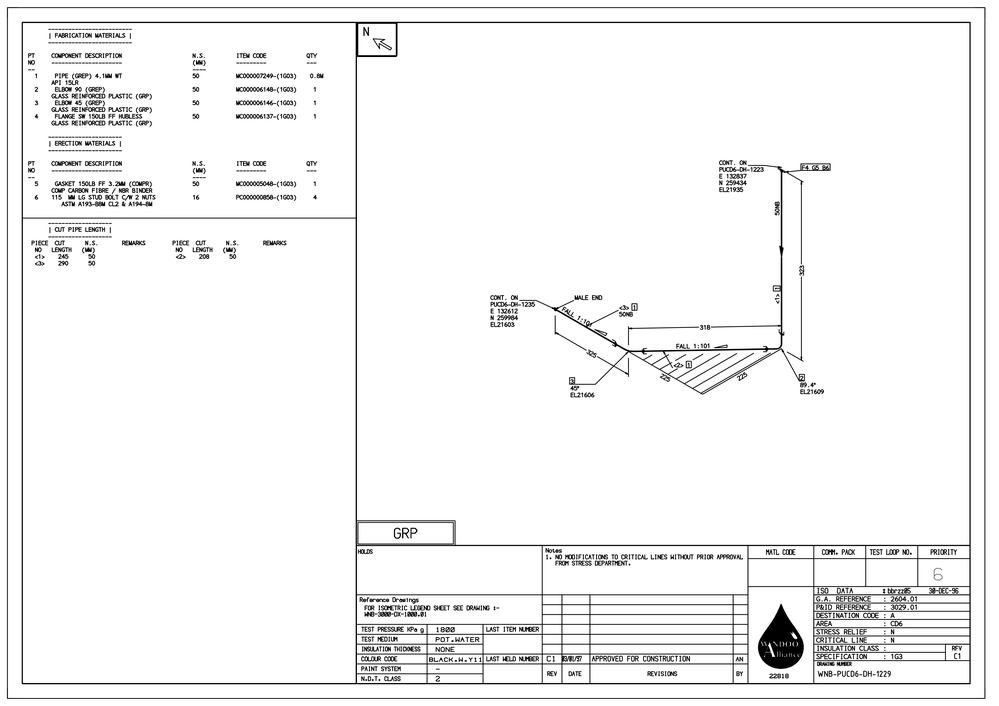
#> input picture WNB-PUCD6-DH-1432-jdg/WNB-PUCD6-DH-1229v6.png, 999 x 706 px, shrunk from 4764 x 3368 before the run, found by its file name
$ jupyter execute 'Vector to table .ipynb'
#> lines starting #> are read from the running program, lines starting #| are printed output that depends on the picture
[cell 1]
import os
import cv2  # OpenCV
from PIL import Image  # For image processing
import numpy as np

[cell 2]
def createVectorMap(inputImg):
    # Read the image in grayscale
    gray_img = cv2.imread(inputImg, cv2.IMREAD_GRAYSCALE)
#> gray_img is the input picture: shape (706, 999); min 0, max 255, mean 244.2

    # Check if the image was loaded successfully
    if gray_img is None:
        print("Error: Image not loaded correctly.")
        return None

    # Process the image to create a vector map (example: edge detection)
    edges = cv2.Canny(gray_img, 100, 200)
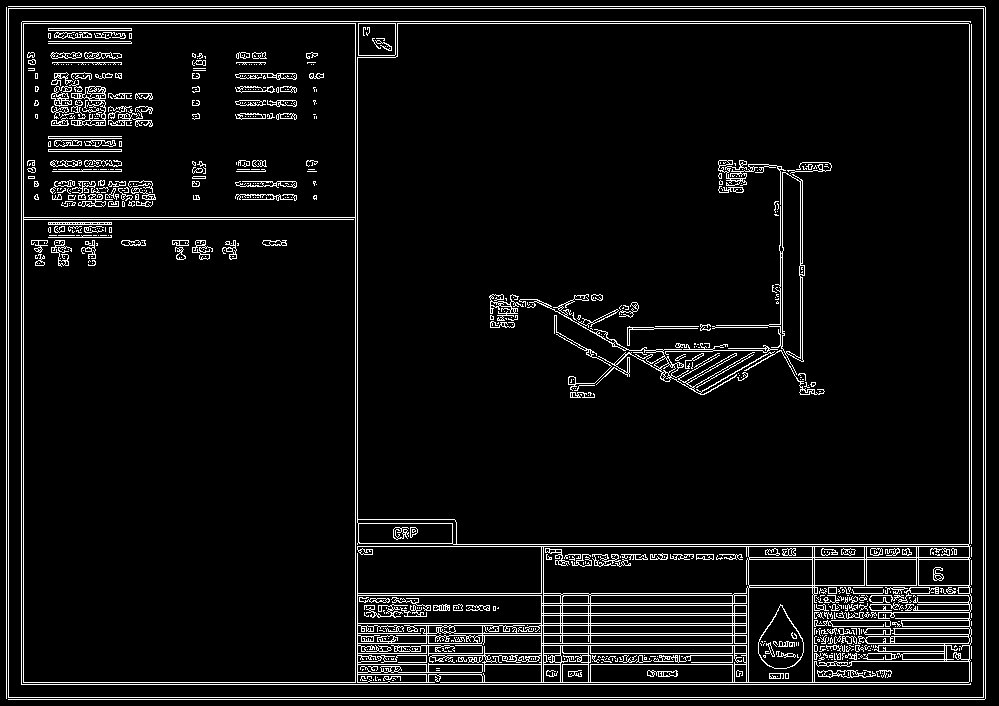
#> edges: shape (706, 999); 6.4% white in thin lines or dots

    return edges

# Load the image
img_path = r"C:\Users\maxik\Documents\GitHub\Nuron-text-recognition\WNB-PUCD6-DH-1432-jdg\WNB-PUCD6-DH-1229v6.png"
vector_map = createVectorMap(img_path)

# Display the result
if vector_map is not None:
    cv2.imshow("Vector Map", vector_map)
    cv2.waitKey(0)
    cv2.destroyAllWindows()


$ run again, with WNB-PUCD6-DH-1432-jdg/WNB-PUCD6-DH-1229v60.png copied over WNB-PUCD6-DH-1432-jdg/WNB-PUCD6-DH-1229v6.png
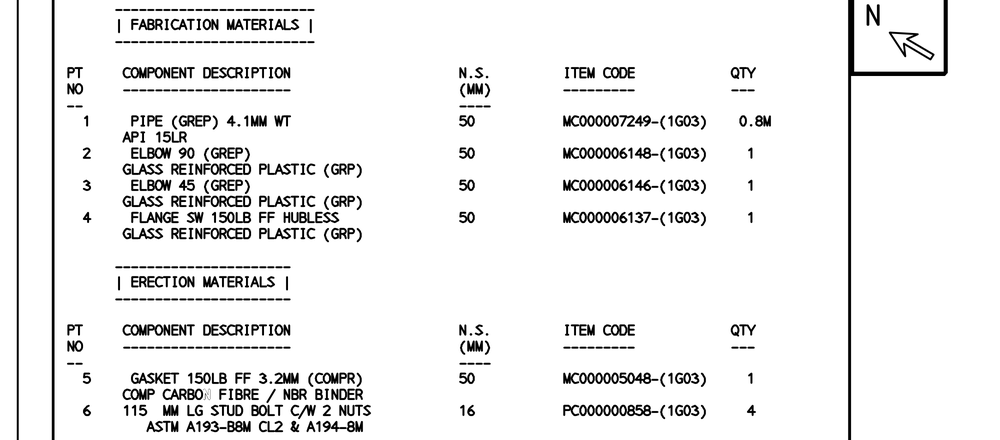
#> input picture WNB-PUCD6-DH-1432-jdg/WNB-PUCD6-DH-1229v60.png, 1000 x 440 px, shrunk from 2000 x 880 before the run, found by its file name
#> in createVectorMap, gray_img is the input picture: shape (440, 1000); min 0, max 255, mean 238.3
#> in createVectorMap, `edges = cv2.Canny(gray_img, 100, 200)`:
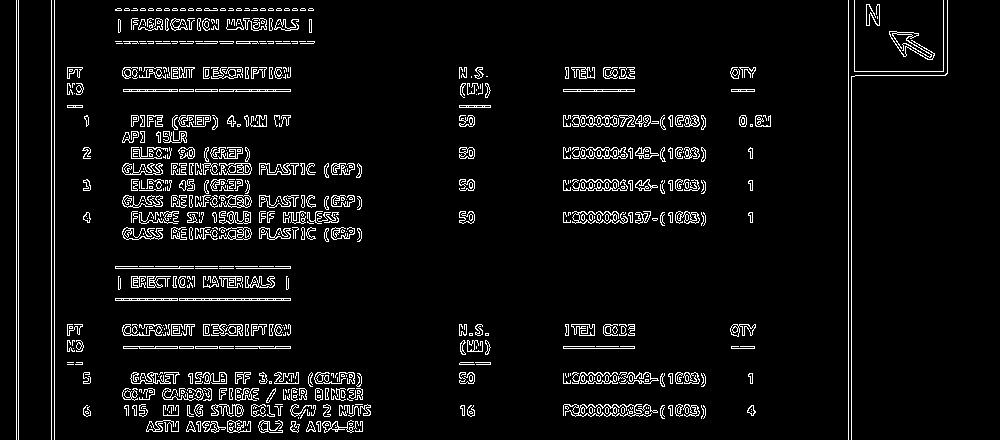
#> edges: shape (440, 1000); 5.8% white in thin lines or dots

$ run again, with WNB-PUCD6-DH-1432-jdg/WNB-PUCD6-DH-1233v6.png copied over WNB-PUCD6-DH-1432-jdg/WNB-PUCD6-DH-1229v6.png
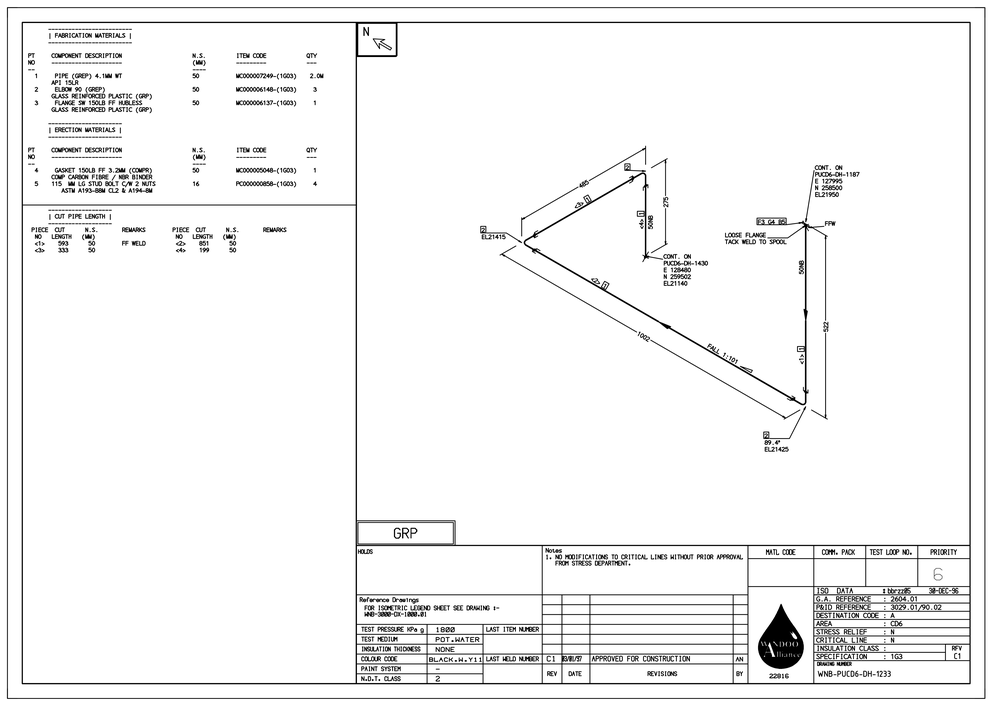
#> input picture WNB-PUCD6-DH-1432-jdg/WNB-PUCD6-DH-1233v6.png, 999 x 706 px, shrunk from 4764 x 3368 before the run, found by its file name
#> in createVectorMap, gray_img is the input picture: shape (706, 999); min 0, max 255, mean 244.1
#> in createVectorMap, `edges = cv2.Canny(gray_img, 100, 200)`:
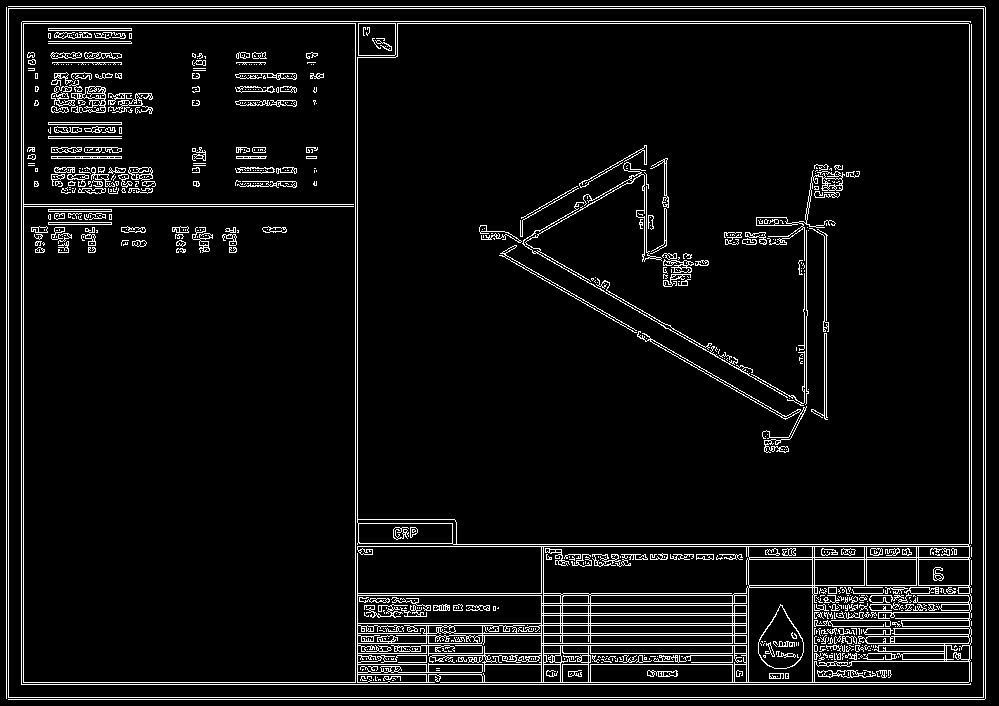
#> edges: shape (706, 999); 6.4% white in thin lines or dots

$ run again, with WNB-PUCD6-DH-1432-jdg/WNB-PUCD6-DH-1233v60.png copied over WNB-PUCD6-DH-1432-jdg/WNB-PUCD6-DH-1229v6.png
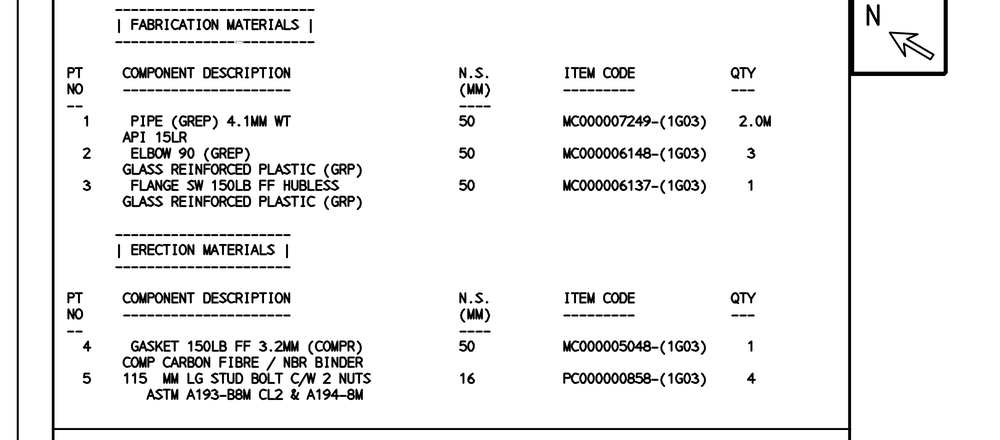
#> input picture WNB-PUCD6-DH-1432-jdg/WNB-PUCD6-DH-1233v60.png, 1000 x 440 px, shrunk from 2000 x 880 before the run, found by its file name
#> in createVectorMap, gray_img is the input picture: shape (440, 1000); min 0, max 255, mean 238.9
#> in createVectorMap, `edges = cv2.Canny(gray_img, 100, 200)`:
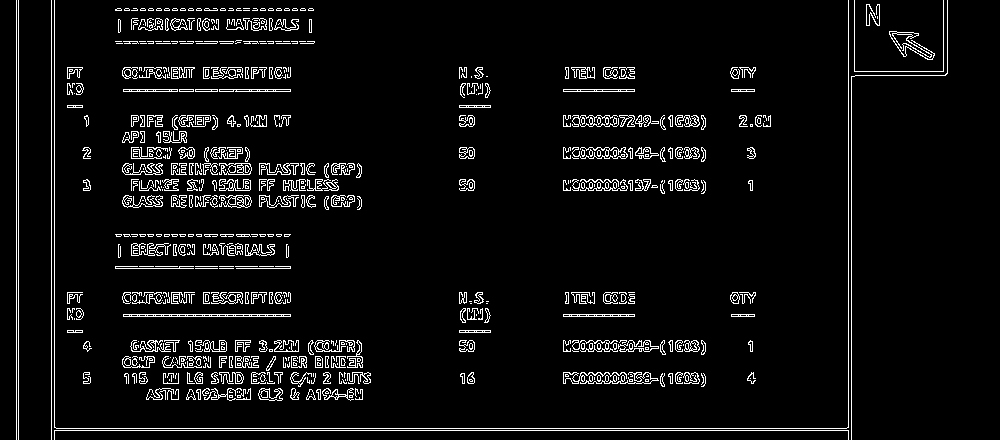
#> edges: shape (440, 1000); 5.7% white in thin lines or dots
